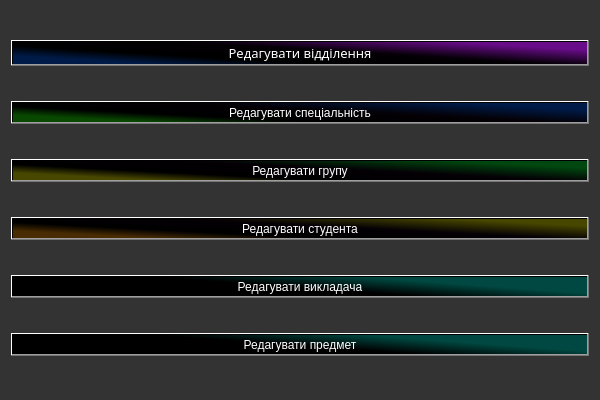
<?xml version="1.0" encoding="UTF-8"?>
<ui version="4.0">
 <class>RepairDataMainWindow</class>
 <widget class="QMainWindow" name="RepairDataMainWindow">
  <property name="geometry">
   <rect>
    <x>0</x>
    <y>0</y>
    <width>600</width>
    <height>400</height>
   </rect>
  </property>
  <property name="minimumSize">
   <size>
    <width>600</width>
    <height>400</height>
   </size>
  </property>
  <property name="maximumSize">
   <size>
    <width>600</width>
    <height>400</height>
   </size>
  </property>
  <property name="windowTitle">
   <string>MainWindow</string>
  </property>
  <property name="styleSheet">
   <string notr="true">color: rgb(255, 255, 255);</string>
  </property>
  <widget class="QWidget" name="centralwidget">
   <property name="styleSheet">
    <string notr="true">background-color: rgb(51, 51, 51);</string>
   </property>
   <layout class="QVBoxLayout" name="verticalLayout">
    <property name="leftMargin">
     <number>2</number>
    </property>
    <property name="topMargin">
     <number>2</number>
    </property>
    <property name="rightMargin">
     <number>2</number>
    </property>
    <property name="bottomMargin">
     <number>2</number>
    </property>
    <item>
     <widget class="QWidget" name="Menu" native="true">
      <property name="styleSheet">
       <string notr="true">background-color: rgb(150, 150, 150);
background-color: rgb(51, 51, 51);</string>
      </property>
      <layout class="QVBoxLayout" name="verticalLayout_2">
       <item>
        <widget class="QPushButton" name="ButtonRepairDepartment">
         <property name="enabled">
          <bool>true</bool>
         </property>
         <property name="sizePolicy">
          <sizepolicy hsizetype="Minimum" vsizetype="Fixed">
           <horstretch>5</horstretch>
           <verstretch>0</verstretch>
          </sizepolicy>
         </property>
         <property name="font">
          <font>
           <family>Rockwell</family>
           <pointsize>10</pointsize>
           <weight>50</weight>
           <italic>false</italic>
           <bold>false</bold>
          </font>
         </property>
         <property name="styleSheet">
          <string notr="true">color: rgb(255, 255, 255);
background-color: qlineargradient(spread:pad, x1:0, y1:1, x2:1, y2:0.372, stop:0.17017 rgba(0, 27, 72, 255), stop:0.371371 rgba(0, 0, 0, 255), stop:0.668669 rgba(4, 0, 5, 255), stop:1 rgba(105, 12, 137, 255));
font: 10pt &quot;Rockwell&quot;;</string>
         </property>
         <property name="text">
          <string>Редагувати відділення</string>
         </property>
         <property name="autoDefault">
          <bool>false</bool>
         </property>
         <property name="default">
          <bool>false</bool>
         </property>
         <property name="flat">
          <bool>false</bool>
         </property>
        </widget>
       </item>
       <item>
        <widget class="QPushButton" name="ButtonRepairSpeciality">
         <property name="enabled">
          <bool>true</bool>
         </property>
         <property name="sizePolicy">
          <sizepolicy hsizetype="Minimum" vsizetype="Fixed">
           <horstretch>5</horstretch>
           <verstretch>0</verstretch>
          </sizepolicy>
         </property>
         <property name="styleSheet">
          <string notr="true">
color: rgb(255, 255, 255);
background-color: qlineargradient(spread:pad, x1:0, y1:1, x2:1, y2:0.372, stop:0.171853 rgba(8, 72, 0, 255), stop:0.371371 rgba(0, 0, 0, 255), stop:0.668669 rgba(4, 0, 5, 255), stop:1 rgba(0, 27, 72, 255));
font: 10pt &quot;Rockwell&quot;;
</string>
         </property>
         <property name="text">
          <string>Редагувати спеціальність</string>
         </property>
        </widget>
       </item>
       <item>
        <widget class="QPushButton" name="ButtonRepairGroup">
         <property name="enabled">
          <bool>true</bool>
         </property>
         <property name="sizePolicy">
          <sizepolicy hsizetype="Minimum" vsizetype="Fixed">
           <horstretch>5</horstretch>
           <verstretch>0</verstretch>
          </sizepolicy>
         </property>
         <property name="styleSheet">
          <string notr="true">color: rgb(255, 255, 255);
font: 10pt &quot;Rockwell&quot;;
background-color: qlineargradient(spread:pad, x1:0, y1:1, x2:1, y2:0.372, stop:0.17282 rgba(72, 71, 0, 255), stop:0.371371 rgba(0, 0, 0, 255), stop:0.668669 rgba(4, 0, 5, 255), stop:1 rgba(0, 72, 15, 255));</string>
         </property>
         <property name="text">
          <string>Редагувати групу</string>
         </property>
        </widget>
       </item>
       <item>
        <widget class="QPushButton" name="ButtonRepairStudent">
         <property name="enabled">
          <bool>true</bool>
         </property>
         <property name="sizePolicy">
          <sizepolicy hsizetype="Minimum" vsizetype="Fixed">
           <horstretch>5</horstretch>
           <verstretch>0</verstretch>
          </sizepolicy>
         </property>
         <property name="styleSheet">
          <string notr="true">color: rgb(255, 255, 255);
font: 10pt &quot;Rockwell&quot;;
background-color: qlineargradient(spread:pad, x1:0, y1:1, x2:1, y2:0.372, stop:0.17282 rgba(72, 43, 0, 255), stop:0.371371 rgba(0, 0, 0, 255), stop:0.668669 rgba(4, 0, 5, 255), stop:1 rgba(72, 71, 0, 255));</string>
         </property>
         <property name="text">
          <string>Редагувати студента</string>
         </property>
        </widget>
       </item>
       <item>
        <widget class="QPushButton" name="ButtonRepairLecturer">
         <property name="enabled">
          <bool>true</bool>
         </property>
         <property name="sizePolicy">
          <sizepolicy hsizetype="Minimum" vsizetype="Fixed">
           <horstretch>5</horstretch>
           <verstretch>0</verstretch>
          </sizepolicy>
         </property>
         <property name="styleSheet">
          <string notr="true">color: rgb(255, 255, 255);
font: 10pt &quot;Rockwell&quot;;
background-color: qlineargradient(spread:pad, x1:1, y1:0.865, x2:0.702, y2:1, stop:0 rgba(0, 72, 65, 255), stop:1 rgba(0, 0, 0, 255));</string>
         </property>
         <property name="text">
          <string>Редагувати викладача</string>
         </property>
        </widget>
       </item>
       <item>
        <widget class="QPushButton" name="ButtonRepairSubject">
         <property name="enabled">
          <bool>true</bool>
         </property>
         <property name="sizePolicy">
          <sizepolicy hsizetype="Minimum" vsizetype="Fixed">
           <horstretch>5</horstretch>
           <verstretch>0</verstretch>
          </sizepolicy>
         </property>
         <property name="styleSheet">
          <string notr="true">color: rgb(255, 255, 255);
font: 10pt &quot;Rockwell&quot;;
background-color: qlineargradient(spread:pad, x1:1, y1:0.865, x2:0.702, y2:1, stop:0 rgba(0, 72, 65, 255), stop:1 rgba(0, 0, 0, 255));</string>
         </property>
         <property name="text">
          <string>Редагувати предмет</string>
         </property>
        </widget>
       </item>
      </layout>
     </widget>
    </item>
   </layout>
  </widget>
 </widget>
 <resources/>
 <connections/>
</ui>
